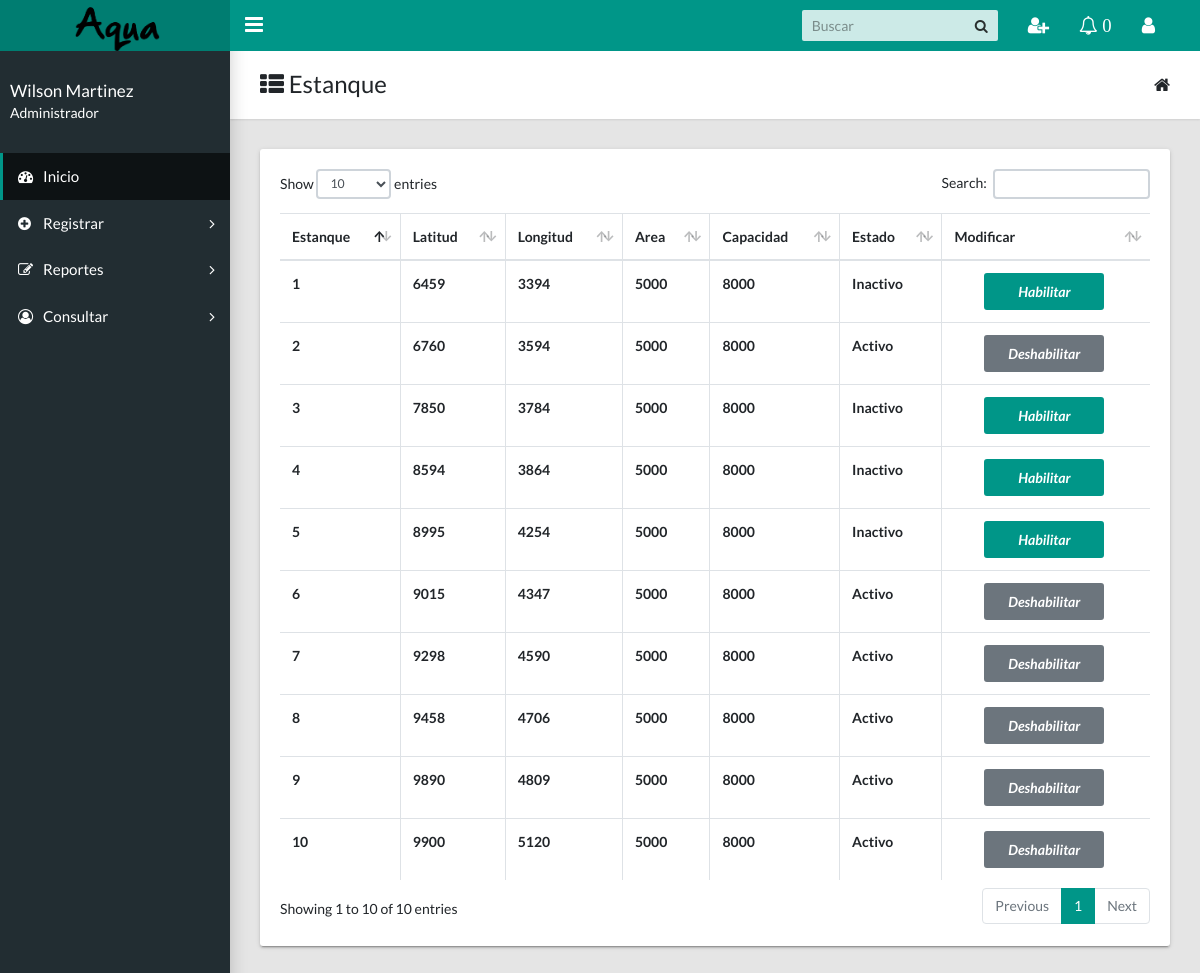
The app's page /docs/administrador/consulta_estado_estanque.php (signed in) with its own data.
### tables this page shows
CREATE TABLE `estanque` (
  `id_estanque` int(11) NOT NULL,
  `latitud` int(10) DEFAULT NULL,
  `longitud` int(10) DEFAULT NULL,
  `area` int(10) DEFAULT NULL,
  `capacidad` int(10) DEFAULT NULL,
  `fk_bateria` int(10) DEFAULT NULL,
  `tipo_estanque` varchar(20) DEFAULT NULL,
  `estado_estanque` tinyint(1) DEFAULT NULL
);

### docs/administrador/consulta_estado_estanque.php (the view, shortened to what this page needs)
<!DOCTYPE html>
<html lang="en">
    <head>
        <link href="../css/main.css" rel="stylesheet" type="text/css">
        <link href="https://maxcdn.bootstrapcdn.com/font-awesome/4.7.0/css/font-awesome.min.css" rel="stylesheet" type="text/css">
      <?php
        include 'php/conect.php';
      ?>
    </head>
<body class="app sidebar-mini rtl">
        <header class="app-header">
        <a class="app-header__logo" href="principal.php">
          <img src="../img/logo2.png" width="90">
      </a>
      <a aria-label="Hide Sidebar" class="app-sidebar__toggle" data-toggle="sidebar" href="#">
      </a>
      <ul class="app-nav">
        <li class="app-search">
            <input class="app-search__input" placeholder="Buscar" type="search">
            <button class="app-search__button">
                <i class="fa fa-search">
                </i>
            </button>
        </li>
        <li class="dropdown">
            <a aria-label="Show notifications" class="app-nav__item" data-toggle="dropdown" href="#">
                <i class="fa fa-user-plus fa-lg">
                </i>
            </a>
          </li>
      </ul>
  <li class="dropdown">
    <a aria-label="Show notifications" class="app-nav__item" data-toggle="dropdown" href="#">
        <i class="fa fa-bell-o fa-lg">
  <?php
            try{
                $nu=0;
                $sql="SELECT * FROM actividad";
                $resul=$base->prepare($sql);
                $resul->execute(array());
                $fila=$resul->rowCount();
                ?>
                <span>  <?php
                if($fila>0){
                 echo "$nu" ?>  </span>
                 <?php
             }
         }
         catch(Exception $e){
            die('Error: '.$e->getMessage());
        }
        ?>
    </i>
</a>
</li>
<li class="dropdown">
    <a aria-label="Open Profile Menu" class="app-nav__item" data-toggle="dropdown" href="#">
        <i class="fa fa-user fa-lg">
        </i>
    </a>
          <?php
          if(isset($_SESSION['usuario']))
          {
              ?>
</li>
</header>
<aside class="app-sidebar">
    <div class="app-sidebar__user">
        <div>
            <p class="app-sidebar__user-name">
                <?php echo ' '.$_SESSION['nombre']. ' ' ; ?>
            </p>
            <p class="app-sidebar__user-designation">
                <?php echo ' '.$_SESSION['nombre_rol']. ' ' ; ?>
            </p>
            <?php
        }
        else{
          ?>
          <script language='javascript'>window.location="salir.php"</script>
          <?php
      }
      ?>
  </div>
</div>
<ul class="app-menu">
 <li><a class="app-menu__item active" href="principal.php"><i class="app-menu__icon fa fa-dashboard"></i><span class="app-menu__label">Inicio</span></a></li>
 <li class="treeview">
    <a class="app-menu__item" data-toggle="treeview" href="#">
        <i class="app-menu__icon fa fa-plus-circle">
        </i>
        <span class="app-menu__label">
            Registrar
        </span>
        <i class="treeview-indicator fa fa-angle-right">
        </i>
    </a>
</li>
<li class="treeview">
    <a class="app-menu__item" data-toggle="treeview" href="#">
        <i class="app-menu__icon fa fa-edit">
        </i>
        <span class="app-menu__label">
            Reportes
        </span>
        <i class="treeview-indicator fa fa-angle-right">
        </i>
    </a>
</li>
<li class="treeview">
    <a class="app-menu__item" data-toggle="treeview" href="#">
        <i class="app-menu__icon fa fa-user-circle-o">
        </i>
        <span class="app-menu__label">
            Consultar
        </span>
        <i class="treeview-indicator fa fa-angle-right">
        </i>
    </a>
</li>
</ul>
</aside>
    <main class="app-content">
              <div class="app-title">
                <div>
                  <h1><i class="fa fa-th-list"></i> Estanque </h1>
                </div>
                <ul class="app-breadcrumb breadcrumb side">
                  <li class="breadcrumb-item"><i class="fa fa-home fa-lg"></i></li>
                </ul>
              </div>
              <div  class="row d-flex justify-content-center">
                <div class="col-lg-12">
                  <div class="tile">
                    <div class="tile-body">
                      <table class="table table-hover table-bordered " id="sampleTable">
                        <thead>
                          <tr>
                            <th>Estanque</th>
                            <th>Latitud</th>
                            <th>Longitud</th>
                            <th>Area</th>
                            <th>Capacidad</th>
                            <th>Estado</th>
                            <th>Modificar</th>
                          </tr>
                        </thead>
                        <tbody>
                          <?php
                          try{
                            $sql="SELECT id_estanque AS Estanque,latitud AS Latitud,longitud AS Longitud,area AS Area,capacidad AS Capacidad,IF(`estado_estanque`=0,'Inactivo','Activo') as estado_estanque from estanque" ;
                            $resul=$base->prepare($sql);
                            $resul->execute(array());
                            while($consulta=$resul->fetch(PDO::FETCH_ASSOC)){
                              ?>
                              <tr>
                                <th>
                                      <span><?php echo$consulta['Estanque'];?></span>
                                </th>
                                <th>
                                  <span><?php echo$consulta['Latitud'];?></span>
                                </th>
                                <th>
                                  <span><?php echo$consulta['Longitud'];?></span>
                                </th>
                                <th>
                                  <span><?php echo$consulta['Area'];?></span>
                                </th>
                                <th>
                                  <span><?php echo$consulta['Capacidad'];?></span>
                                </th>
                                <th>
                                  <span><?php echo$consulta['estado_estanque'];?></span>
                                </th>
                                  <?php
                                    $estado = $consulta['estado_estanque'];
                                  ?>
                                <td>
                                  <?php
                                      if($estado == 'Activo')
                                      {
                                        ?>
                                        <a class="btn btn-secondary  edit" style="width:120px; margin-left: 30px;" onclick='return ConfirmarUpdate1();'href="php/desabilitar_estanque.php?cod=<?php echo $consulta['Estanque']?>"><i class='material-icons' title=Actualizar Registro>Deshabilitar</i></a>
                                        <?php
                                      }
                                      else
                                      {
                                        ?>
                                         <a class="btn btn-primary edit" style="width:120px; margin-left: 30px;" onclick='return ConfirmarUpdate2();'href="php/habilitar_estanque.php?cod=<?php echo $consulta['Estanque']?>"><i class='material-icons' title=Actualizar Registro>Habilitar</i></a>
                                        <?php
                                      }
                                  ?>
                                </td>
                              </tr>
                              <?php
                            }
                          }
                          catch(Exception $e){
                           die('Error:' .$e->getMessage());
                         }
                         ?>
                       </tbody>
                     </table>
                   </div>
                 </div>
               </div>
             </div>
           </main>
         </body>
         </html>

### records on screen
estanque: id_estanque "1", latitud "6459", longitud "3394", area "5000", capacidad "8000", estado_estanque "Inactivo"
estanque: id_estanque "2", latitud "6760", longitud "3594", area "5000", capacidad "8000", estado_estanque "Activo"
estanque: id_estanque "3", latitud "7850", longitud "3784", area "5000", capacidad "8000", estado_estanque "Inactivo"
estanque: id_estanque "4", latitud "8594", longitud "3864", area "5000", capacidad "8000", estado_estanque "Inactivo"
estanque: id_estanque "5", latitud "8995", longitud "4254", area "5000", capacidad "8000", estado_estanque "Inactivo"
estanque: id_estanque "6", latitud "9015", longitud "4347", area "5000", capacidad "8000", estado_estanque "Activo"
estanque: id_estanque "7", latitud "9298", longitud "4590", area "5000", capacidad "8000", estado_estanque "Activo"
estanque: id_estanque "8", latitud "9458", longitud "4706", area "5000", capacidad "8000", estado_estanque "Activo"
estanque: id_estanque "9", latitud "9890", longitud "4809", area "5000", capacidad "8000", estado_estanque "Activo"
estanque: id_estanque "10", latitud "9900", longitud "5120", area "5000", capacidad "8000", estado_estanque "Activo"

### other values on screen
$nu "0"
$_SESSION['nombre'] "Wilson Martinez"
$_SESSION['nombre_rol'] "Administrador"
